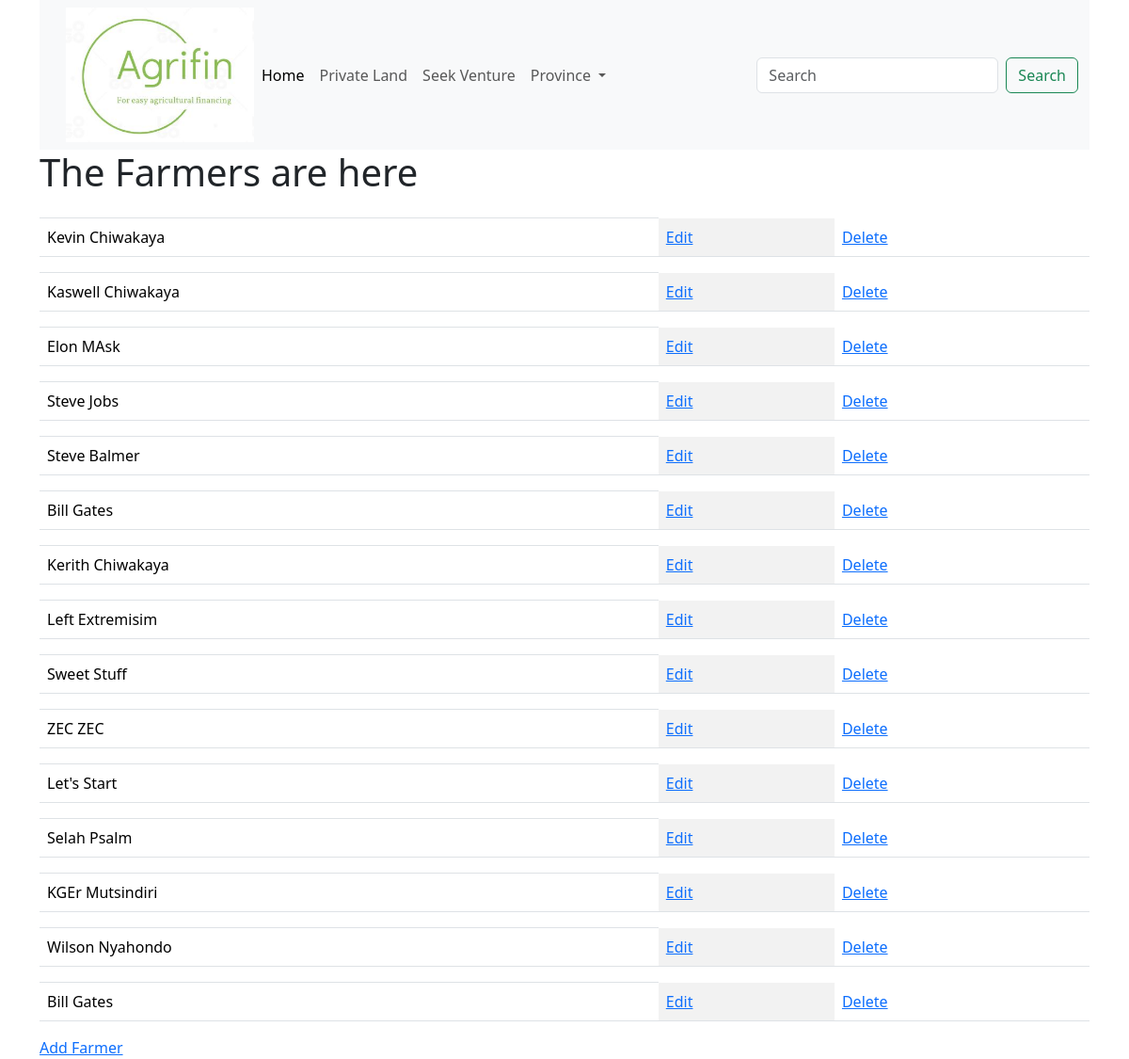
/farmers/, run on an earlier commit of the app's database.
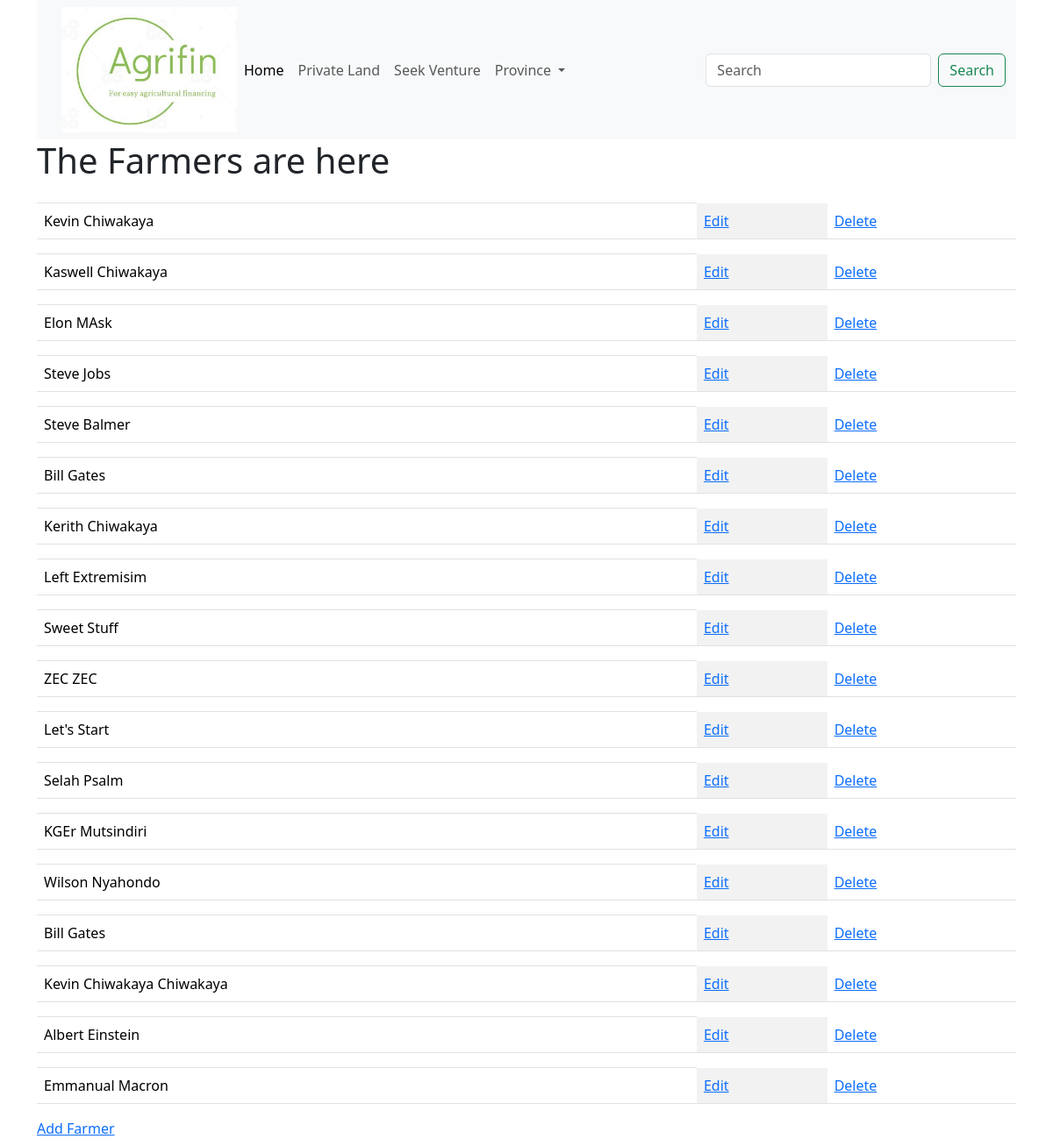
And on a later commit of the database.
### farmersapp/models.py (models this page shows, shortened)
class Farmer(models.Model):
    gender = (
   ('M','Male'),
   ('F','Female'),
   )
    name = models.CharField(max_length=250)
    othername = models.CharField(max_length=250,null=True, blank=True)
    surname = models.CharField(max_length=250)
    phone = models.CharField(max_length=20)
    address = models.CharField(max_length=250)
    gender = models.CharField(max_length=10,choices=gender)
    national_id = models.CharField(max_length=30,null =True,unique=True,editable=True,blank=False)
    id = models.UUIDField(default=uuid.uuid1,unique=True,primary_key=True,editable=False)

### farmersapp/views.py (the view)
# urls.py: path("farmers/",views.farmers,name="farmers"),
def farmers(request):
    mfarmers = Farmer.objects.all()
    context = {'mfarmers': mfarmers}
    return render(request,'farmers.html',context)

### farmersapp/templates/farmers.html (shortened to what this page needs)
{%extends 'main.html'%}
  {% load bootstrap5 %}
{%block content%}
<h1>The Farmers are here</h1>
<table class="table table-striped-columns">
  {%for farmer in mfarmers%}
  <th></th>
  <tr>
  <td>{{farmer.name}} {{farmer.surname}}</td>
  <td><a href="{% url 'updatefarmer' farmer.id %}">Edit</a></td>
  <td><a href="{% url 'deletefarmer' farmer.id %}">Delete</a></td>
</tr>
  {%endfor%}
</table>
<a href="{% url 'createfarmer'%}">Add Farmer</a>
</html>
{%endblock%}

### farmersapp/templates/main.html (shortened to what this page needs)
<!DOCTYPE html>
<html lang="en">
<head>
    {% load bootstrap5 %}
    {% bootstrap_css %}
</head>
<body>
    {%include 'navbar.html'%}
    <div class="container">
        {%block content%}
        {%endblock content%}
</body>
</html>

### farmersapp/templates/navbar.html (shortened to what this page needs)
{%load static%}
<div class="container">
<nav class="navbar navbar-expand-lg bg-body-tertiary">
    <div class="container-fluid">
      <img class="navbar-brand" href="{%url 'ventures'%}"><img src="{% static 'images/logo.JPG' %}" width="200px"/></a>
      <div class="collapse navbar-collapse" id="navbarSupportedContent">
        <ul class="navbar-nav me-auto mb-2 mb-lg-0">
          <li class="nav-item">
            <a class="nav-link active" aria-current="page" href="{% url 'ventures'%}">Home</a>
          </li>
          <li class="nav-item">
            <a class="nav-link" href="#">Private Land</a>
          </li>
          <li class="nav-item">
            <a class="nav-link" href="{%url 'createfarmer'%}" >Seek Venture</a>
          </li>
          <li class="nav-item dropdown">
            <a class="nav-link dropdown-toggle" href="#" role="button" data-bs-toggle="dropdown" aria-expanded="false">
              Province
            </a>
          </li>
        </ul>
        <form class="d-flex" role="search">
          <input class="form-control me-2" type="search" placeholder="Search" aria-label="Search">
          <button class="btn btn-outline-success" type="submit">Search</button>
        </form>
      </div>
    </div>
  </nav>
</div>

What changed in the data, as far as the page shows it:
added Farmer: name "Kevin Chiwakaya", surname "Chiwakaya"
added Farmer: name "Albert", surname "Einstein"
added Farmer: name "Emmanual", surname "Macron"
